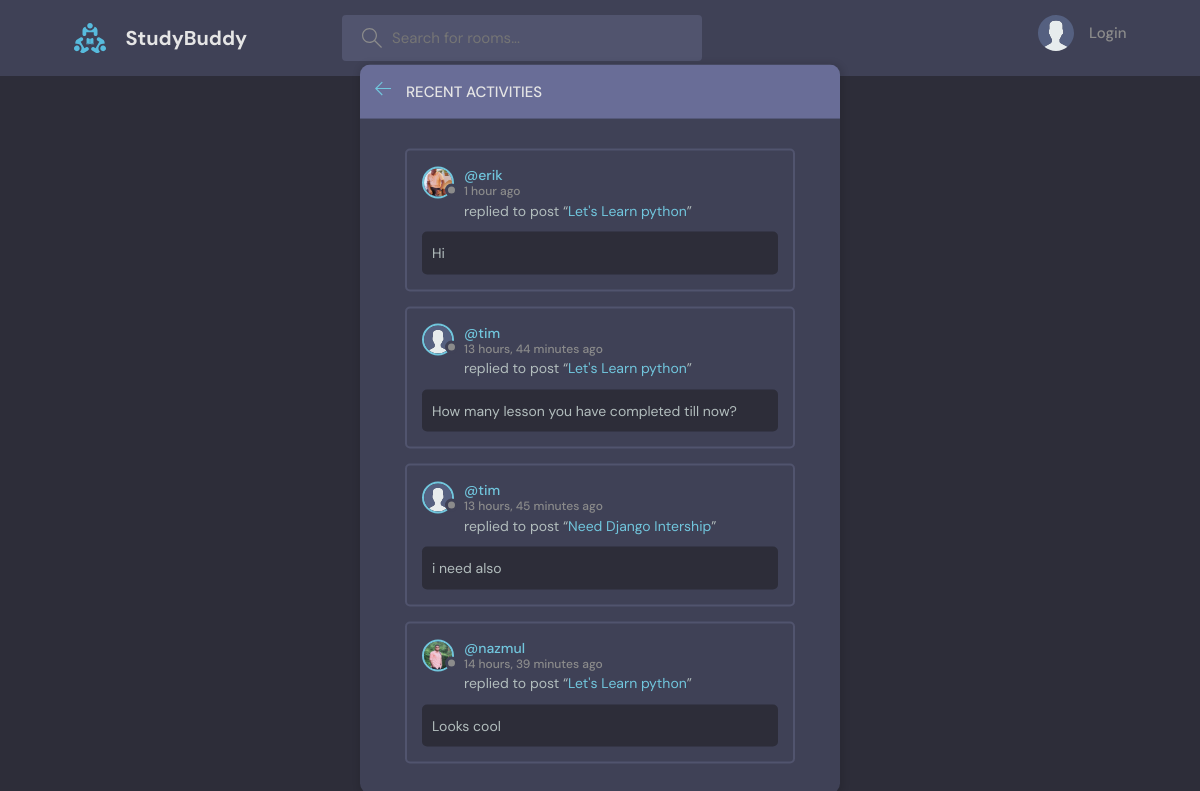
The page /activity/ on the database its author committed.
### base/models.py (models this page shows, shortened)
class Message(models.Model):
    user = models.ForeignKey(User, on_delete=models.CASCADE)
    room = models.ForeignKey(Room, on_delete=models.CASCADE)
    body = models.TextField()
    update = models.DateTimeField(auto_now=True)
    create = models.DateTimeField(auto_now_add=True)
    class Meta:
        ordering = ['-update', '-create']

class User(AbstractUser):
    name = models.CharField(max_length=200, null=True)
    email = models.EmailField(unique=True)
    bio = models.TextField(null=True)
    avatar = models.ImageField(null=True, default='avatar.svg')
    USERNAME_FIELD = 'email'
    REQUIRED_FIELDS = []

class Room(models.Model):
    host = models.ForeignKey(User, on_delete=models.SET_NULL, null=True)
    topic = models.ForeignKey(Topic, on_delete=models.SET_NULL, null=True)
    name = models.CharField(max_length=250)
    description = models.TextField(null=True, blank=True,)
    participants = models.ManyToManyField(User, blank=True, related_name="participants")    #when there is another ManyToMany or OneToMany relationship, to Spcify this relation used "related_name"
    update = models.DateTimeField(auto_now=True)
    create = models.DateTimeField(auto_now_add=True)
    class Meta:
        ordering = ['-update', '-create']   # rendering data by sorting query data

### base/views.py (the view)
# urls.py: path('activity/', views.activityPage, name='activity'),
def activityPage(request):
    room_messages = Message.objects.all()[0:99]
    context = {'room_messages':room_messages}
    return render(request, 'base/activity.html', context)

### base/templates/base/activity.html (shortened to what this page needs)
{% extends 'main.html' %}
{% block content %}
    <main class="layout">
      <div class="container">
        <div class="layout__box">
          <div class="layout__boxHeader">
            <div class="layout__boxTitle">
              <a href="{% url 'home' %}">
                <svg version="1.1" xmlns="http://www.w3.org/2000/svg" width="32" height="32" viewBox="0 0 32 32">
                  <title>arrow-left</title>
                  <path
                    d="M13.723 2.286l-13.723 13.714 13.719 13.714 1.616-1.611-10.96-10.96h27.625v-2.286h-27.625l10.965-10.965-1.616-1.607z"
                  ></path>
                </svg>
              </a>
              <h3>Recent Activities</h3>
            </div>
          </div>
          <div class="activities-page layout__body">
            {% for message in room_messages %}
            <div class="activities__box">
              <div class="activities__boxHeader roomListRoom__header">
                <a href="{% url 'user-profile' message.user.id %}" class="roomListRoom__author">
                  <div class="avatar avatar--small">
                    <img src="{{message.user.avatar.url}}" />
                  </div>
                  <p>
                    @{{message.user.username}}
                    <span>{{message.create | timesince}} ago</span>
                  </p>
                </a>
              </div>
              <div class="activities__boxContent">
                <p>replied to post “<a href="{% url 'room' message.room.id %}">{{message.room.name}}</a>”</p>
                <div class="activities__boxRoomContent">
                  {{message.body}}
                </div>
              </div>
            </div>
            {% endfor %}
          </div>
        </div>
      </div>
    </main>
{% endblock content %}

### static/css/style.css (style rules this page uses)
:root { --color-main: #71c6dd; --color-main-light: #e1f6fb; --color-dark: #3f4156; --color-dark-medium: #51546e; --color-dark-light: #696d97; --color-light: #e5e5e5; --color-gray: #8b8b8b; --color-light-gray: #b2bdbd; --color-bg: #2d2d39; --color-success: #5dd693; --color-error: #fc4b0b; }
* { font-family: "DM Sans", -apple-system, BlinkMacSystemFont, "Segoe UI", Roboto, Oxygen, Ubuntu, Cantarell, "Open Sans", "Helvetica Neue", sans-serif; margin: 0; padding: 0; box-sizing: border-box; text-rendering: optimizeLegibility; font-size: inherit; }
html { font-size: 56.25%; }
@media only screen and (min-width: 1200px) { html { font-size: 62.5%; } }
body { line-height: 1.6; font-weight: 400; font-size: 1.5rem; color: var(--color-light-gray); background-color: var(--color-bg); min-height: 100vh; }
img { width: 100%; }
a { display: inline-block; color: var(--color-main); text-decoration: none; }
.container { max-width: 120rem; width: 90%; margin: auto; }
.avatar { position: relative; display: inline-block; border-radius: 50%; border: 2px solid var(--color-main); }
.avatar img { display: block; border-radius: 50%; object-fit: cover; object-position: center; }
.avatar::after { content: ""; display: block; position: absolute; background-color: var(--color-gray); z-index: 111; border-radius: 50%; border: 0.3rem solid var(--color-dark); }
.avatar.avatar--small img { width: 2.8rem; height: 2.8rem; }
.avatar.avatar--small:after { width: 0.7rem; height: 0.7rem; bottom: 0px; right: -6px; }
.layout { margin-top: 2.4rem; }
.layout > .container { display: flex; justify-content: space-between; align-items: flex-start; }
.layout__box { width: 90%; max-width: 48rem; min-height: 40rem; position: absolute; top: 50%; left: 50%; transform: translate(-50%, -46%); background-color: var(--color-dark); border-radius: 1rem; box-shadow: 1px 1px 6px 3px rgba(0, 0, 0, 0.1); overflow: hidden; }
.layout__boxHeader { display: flex; padding: 1.5rem; background-color: var(--color-dark-light); }
.layout__boxTitle { display: flex; gap: 1.5rem; align-items: center; }
.layout__boxTitle h3 { text-transform: uppercase; font-weight: 500; color: var(--color-light); }
.layout__boxTitle svg { width: 1.6rem; height: 1.6rem; fill: var(--color-main); }
.layout__body { margin: 3rem; }
.roomListRoom__header { display: flex; justify-content: space-between; align-items: center; }
.roomListRoom__author { font-weight: 500; display: flex; align-items: center; gap: 1rem; }
.activities__box { margin: 1.5rem; padding: 1.5rem; border: 2px solid var(--color-dark-medium); border-radius: 5px; }
.activities__boxHeader p { font-size: 1.4rem; line-height: 1.3; }
.activities__boxHeader p span { color: var(--color-gray); font-size: 1.2rem; display: block; }
.activities__boxContent { margin-left: 4.2rem; }
.activities__boxContent { font-size: 1.4rem; }
.activities__boxRoomContent { background: var(--color-bg); padding: 1rem; border-radius: 5px; margin-top: 1rem; margin-left: -4.2rem; }

### rows shown on the page
Message: user.avatar (picture), user.username "erik", create "1 hour", room.name "Let's Learn python", body "Hi"
Message: user.avatar (placeholder picture), user.username "tim", create "13 hours, 44 minutes", room.name "Let's Learn python", body "How many lesson you have completed till now?"
Message: user.avatar (placeholder picture), user.username "tim", create "13 hours, 45 minutes", room.name "Need Django Intership", body "i need also"
Message: user.avatar (picture), user.username "nazmul", create "14 hours, 39 minutes", room.name "Let's Learn python", body "Looks cool"
